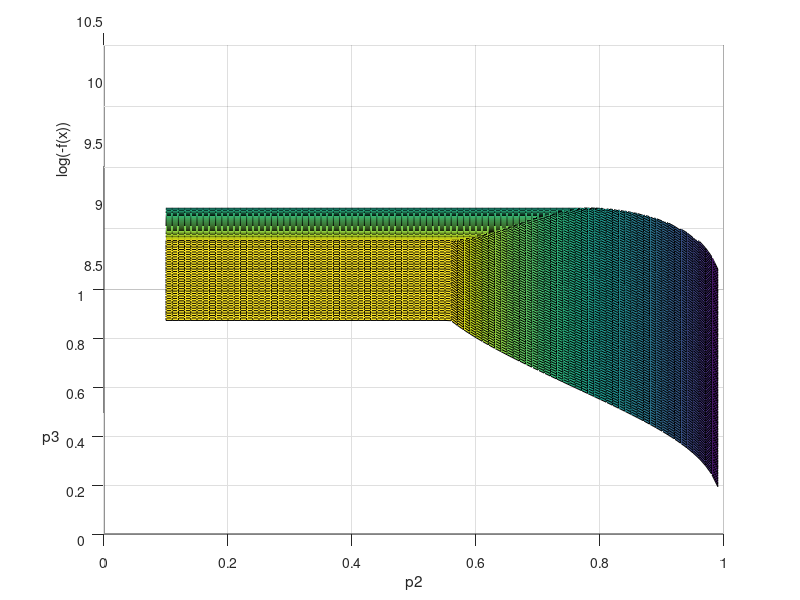

Write MATLAB code to recreate this figure. (Note: this script raises an error after producing the figure.)
close all;
clear;
clc;

load('results/problem1.mat')

% P2 v/s P3
figure;
surf(ppx, ppy, log(-objP2P3));
xlabel('p2');
ylabel('p3');
zlabel('log(-f(x))');
% title('Objective v/s p2 and p3');

grid on
az = 0;
el = 45;
view([az,el])
degStep = 10;
detlaT = 0.1;
fCount = 36;
f = getframe(gcf);
[im,map] = rgb2ind(f.cdata,256,'nodither');

im(1,1,1,fCount) = 0;
k = 1;

% spin left
for i = 0:degStep:360
  az = i;
  view([az,el])
  f = getframe(gcf);
  axis vis3d;
  im(:,:,1,k) = rgb2ind(f.cdata,map,'nodither');
  k = k + 1;
end

imwrite(im,map,'Animation-Objective vs p2 and p3.gif','DelayTime',detlaT,'LoopCount',inf)



% P1 v/s P3
figure;
surf(ppx, ppy, log(-objP1P3));
xlabel('p1');
ylabel('p3');
zlabel('log(-f(x))');
% title();
% title('Objective v/s p2 and p3');

grid on
az = 0;
el = 45;
view([az,el])
degStep = 10;
detlaT = 0.1;
fCount = 36;
f = getframe(gcf);
[im,map] = rgb2ind(f.cdata,256,'nodither');

im(1,1,1,fCount) = 0;
k = 1;

% spin left
for i = 0:degStep:360
  az = i;
  view([az,el])
  f = getframe(gcf);
  axis vis3d;
  im(:,:,1,k) = rgb2ind(f.cdata,map,'nodither');
  k = k + 1;
end

imwrite(im,map,'Animation-Objective vs p1 and p3.gif','DelayTime',detlaT,'LoopCount',inf)


% Objective v/s Variances of coefficients of x1, x2
figure;
surf(scales, scales, log(-objscale));
xlabel('\sigma_1');
ylabel('\sigma_2');
zlabel('log(-f(x))');
% title('Objective v/s \sigma of x_1, x_2');

grid on
az = 0;
el = 45;
view([az,el])
degStep = 10;
detlaT = 0.1;
fCount = 36;
f = getframe(gcf);
[im,map] = rgb2ind(f.cdata,256,'nodither');

im(1,1,1,fCount) = 0;
k = 1;

% spin left
for i = 0:degStep:360
  az = i;
  view([az,el])
  f = getframe(gcf);
  axis vis3d;
  im(:,:,1,k) = rgb2ind(f.cdata,map,'nodither');
  k = k + 1;
end

imwrite(im,map,'Animation-Objective vs \sigma of x_1, x_2.gif','DelayTime',detlaT,'LoopCount',inf)


